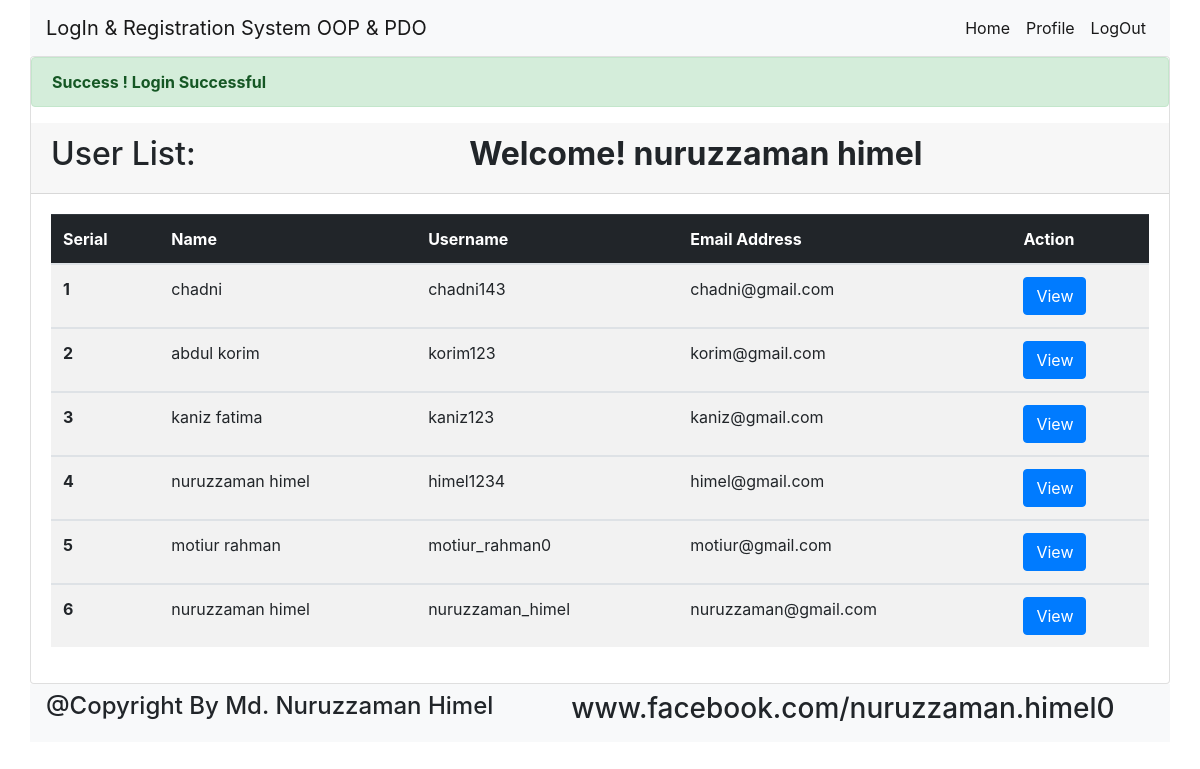
The app's page /index.php (signed in) with its own data.
### tables this page shows
CREATE TABLE `table_user` (
  `id` int(11) NOT NULL,
  `name` varchar(255) NOT NULL,
  `username` varchar(255) NOT NULL,
  `email` varchar(255) NOT NULL,
  `password` varchar(255) NOT NULL
);

### lib/session.php (called while the page is built, shortened)
<?php
	class session{
		public static function sess_get($k)
		{
			if(isset($_SESSION[$k]))
			{
				return $_SESSION[$k];
			}
			else{
				return FALSE;
			}
		}
	}
?>

### lib/user.php (called while the page is built, shortened)
<?php
	include_once("session.php");
	include_once("database.php");
	class user{
		private $db;
		public function __construct()
		{
			$this->db = new database();
		}
		public function getUserAllData()
		{
			$query = "SELECT * FROM table_user ORDER BY id DESC";
				$stmt = $this->db->pdo->prepare($query);
				$stmt->execute();
				$result = $stmt->fetchAll();
				return $result;
		}
	 }
?>

### lib/database.php (called while the page is built, shortened)
<?php
	class database{
		public $pdo;
		public  function __construct()
		{
			if(!isset($this->pdo))
			{
				try {
					$this->pdo = new PDO("mysql:dbname=".DB_NAME.";host=".DB_HOST,DB_USER,DB_PASS);
				} catch (PDOException $e) {
					echo "DB Connection Fail...".$e->getMessage();
				}
			}
		}
	}
?>

### index.php (the view, shortened to what this page needs)
<?php
	include("lib/header.php");
	include("lib/user.php");
	$user = new user();
?>
	<div class="bodySection">
		<div class="container containerStyle">
			<div class="card">
					<?php
						$logInmsg = session::sess_get("loginmsg");
						if($logInmsg)
						{
							echo $logInmsg;
						}
					?>
				<div class="card-header " >
					<h2 >User List:
						<span >
							<strong style="margin-left: 265px;">Welcome!
							<?php
								$name = session::sess_get("name");
								if(isset($name))
								{
									echo $name;
								}
							?>
							</strong>
						</span>
					</h2>
				</div>
				<div class="card-body">
					<table class="table table-striped">
						  <thead class="table-dark">
						    <tr>
						      <th scope="col">Serial</th>
						      <th scope="col">Name</th>
						      <th scope="col">Username</th>
						      <th scope="col">Email Address</th>
						      <th scope="col"> Action</th>
						    </tr>
						  </thead>
		<?php
			$userAllData = $user->getUserAllData();
			$i = 0;
			if($userAllData)
			{
				foreach($userAllData as $userData)
				{
					$i++;
			?>
							  <tbody>
							    <tr>
							      <th scope="row"><?php echo $i; ?></th>
							      <td><?php echo $userData['name']; ?></td>
							      <td><?php echo $userData["username"]; ?></td>
							      <td><?php echo $userData['email']; ?></td>
							      <td>
							      	<a href="profile.php?id=<?php echo base64_encode($userData['id']); ?>">
							      		<button type="button" class="btn btn-primary">
							      			View
							      		</button>
							      	</a>
							      </td>
							    </tr>
			<?php 	}
			}
			else{
				?>
					<tr><th colspan="5"> NO result Found</th></tr>
				<?php } ?>
						  </tbody>
					</table>
				</div>
			</div>
		</div>
	</div>
<?php
	include("lib/footer.php");
?>

### lib/header.php (shortened to what this page needs)
<?php
	include_once("session.php");
?>
<!DOCTYPE html>
<html lang="en">
<head>
	<link rel="stylesheet" href="css/bootstrap.min.css">
	<link rel="stylesheet" href="css/fontawesome-all.min.css">
	<link rel="stylesheet" href="css/animate.css">
	<link rel="stylesheet" href="style.css">
</head>
<body>
	<div class="headerSection">
		<div class="container containerStyle">
			<nav class="navbar navbar-expand-lg navbar-light bg-light">
			<a class="navbar-brand" href="index.php">LogIn & Registration System OOP & PDO</a>
			<div class="collapse navbar-collapse" id="navbarSupportedContent">
				<ul class="navbar-nav ml-auto">
					<?php
						$id = session::sess_get("id");
						$login = session::sess_get("login");
						if($login == true)
						{
					?>
					<li class="nav-item active">
						<a class="nav-link" href="index.php">Home <span class="sr-only">(current)</span></a>
					</li>
					<li class="nav-item active">
						<a class="nav-link" href="profile.php?id=
						<?php
						echo base64_encode($id);
						?>">Profile <span class="sr-only">(current)</span></a>
					</li>
					<li class="nav-item active">
						<a class="nav-link" href="?action=logout">LogOut <span class="sr-only">(current)</span></a>
					</li>
					<?php } ?>
				</ul>
			</div>
		</nav>
		</div>
	</div>

### lib/footer.php (shortened to what this page needs)
	<div class="footerSection">
		<div class="container navbar navbar-expand-lg navbar-light bg-light">
			<div class="row bg-light">
				<div class="col-md-6">
					<h4> @Copyright By Md. Nuruzzaman Himel</h4>
				</div>
				<div class="col-md-6">
					<h3>www.facebook.com/nuruzzaman.himel0</h3>
				</div>
			</div>
		</div>
	</div>
</body>
</html>

### style.css (style rules this page uses)
.containerStyle { padding-left: 0px !important; padding-right: 0px !important; }

### records on screen
table_user: name "chadni", username "chadni143", email "chadni@gmail.com"
table_user: name "abdul korim", username "korim123", email "korim@gmail.com"
table_user: name "kaniz fatima", username "kaniz123", email "kaniz@gmail.com"
table_user: name "nuruzzaman himel", username "himel1234", email "himel@gmail.com"
table_user: name "motiur rahman", username "motiur_rahman0", email "motiur@gmail.com"
table_user: name "nuruzzaman himel", username "nuruzzaman_himel", email "nuruzzaman@gmail.com"

### other values on screen
$logInmsg "Success ! Login Successful"
$name "nuruzzaman himel"
